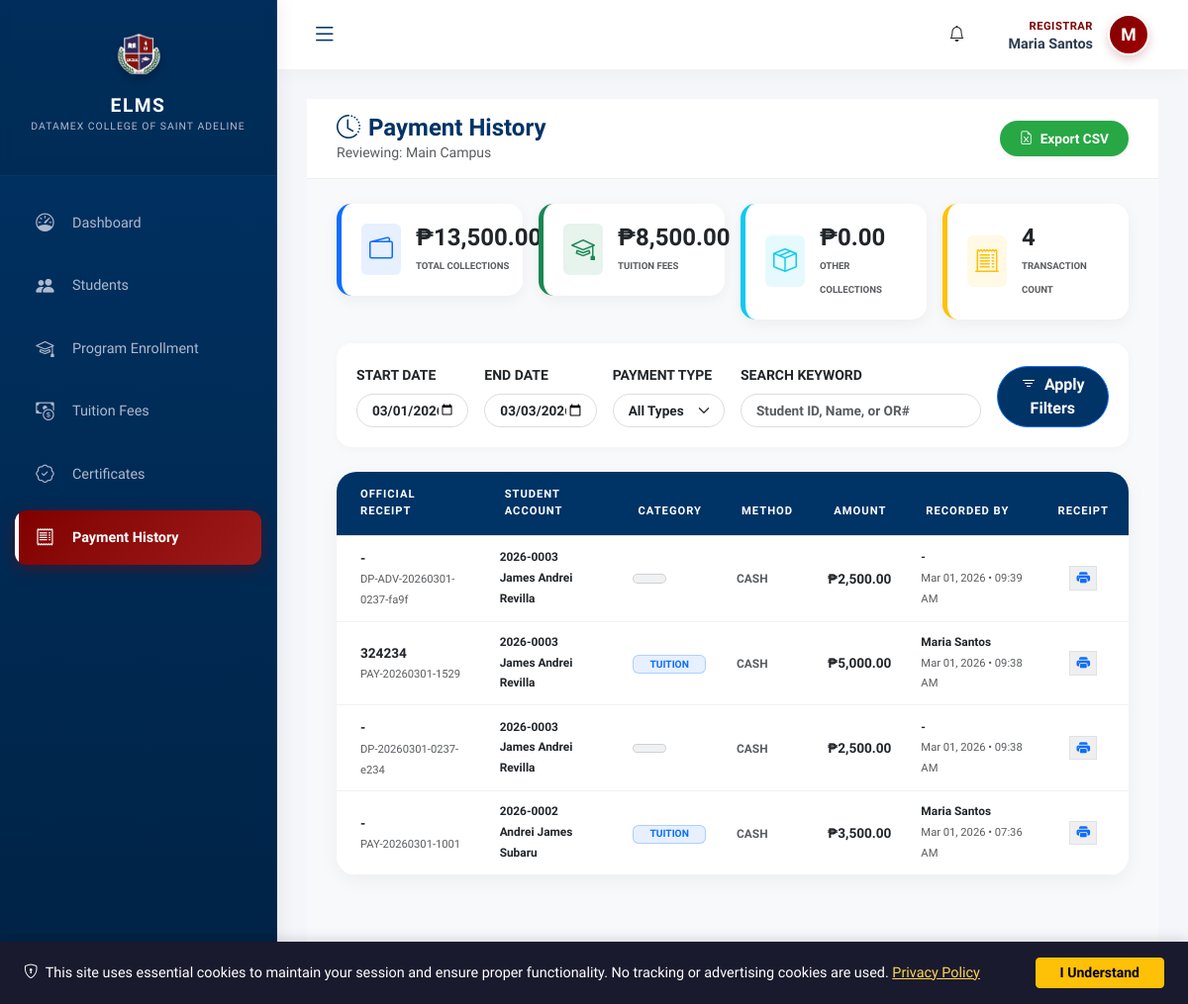
The app's page /modules/registrar/payment_history.php (signed in), older data.
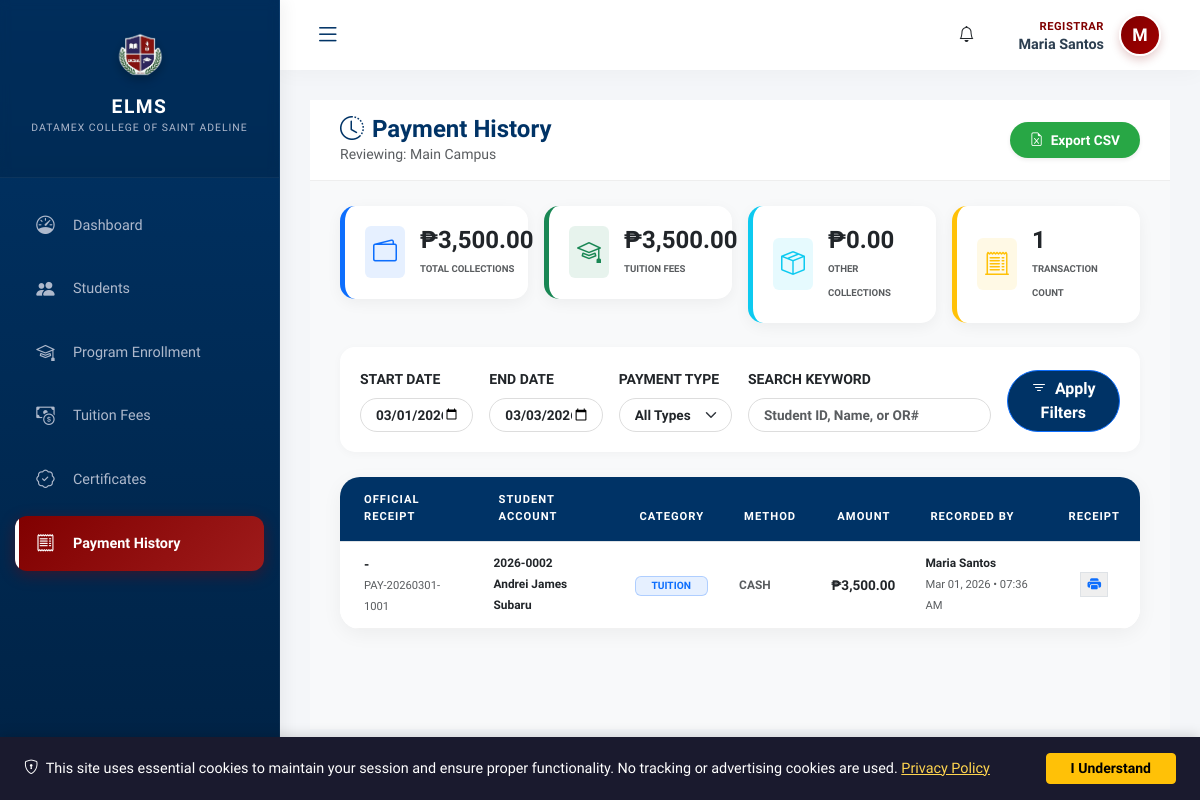
The same page, newer data.
### tables this page shows
CREATE TABLE `payments` (
  `id` int(10) UNSIGNED NOT NULL,
  `reference_no` varchar(50) DEFAULT NULL,
  `or_number` varchar(50) DEFAULT NULL,
  `student_id` int(10) UNSIGNED NOT NULL,
  `amount` decimal(10,2) NOT NULL,
  `payment_type` varchar(100) DEFAULT NULL,
  `other_type_description` varchar(255) DEFAULT NULL,
  `description` text DEFAULT NULL,
  `academic_year_id` int(10) UNSIGNED DEFAULT NULL,
  `semester` enum('1st','2nd','summer') DEFAULT NULL,
  `term` enum('prelim','midterm','prefinals','finals','full','downpayment') DEFAULT NULL,
  `branch_id` int(10) UNSIGNED DEFAULT NULL,
  `recorded_by` int(10) UNSIGNED DEFAULT NULL,
  `payment_method` enum('cash','bank_transfer','online','check') DEFAULT 'cash',
  `status` enum('pending','verified','rejected') DEFAULT 'pending',
  `verified_by` int(10) UNSIGNED DEFAULT NULL,
  `verified_at` datetime DEFAULT NULL,
  `rejection_reason` text DEFAULT NULL,
  `proof_file` varchar(255) DEFAULT NULL,
  `created_at` timestamp NOT NULL DEFAULT current_timestamp()
);

CREATE TABLE `students` (
  `user_id` int(10) UNSIGNED NOT NULL,
  `student_no` varchar(20) NOT NULL,
  `lrn` varchar(12) DEFAULT NULL,
  `course_id` int(10) UNSIGNED DEFAULT NULL,
  `program_type` enum('college','shs') DEFAULT NULL,
  `student_type` enum('regular','irregular','transferee') NOT NULL DEFAULT 'regular',
  `previous_school` varchar(255) DEFAULT NULL
);

### modules/registrar/payment_history.php (the view, shortened to what the changed rows need)
<?php
require_once '../../config/init.php';
$registrar_id = $_SESSION['user_id'];
$registrar_profile = $conn->query("SELECT branch_id FROM user_profiles WHERE user_id = $registrar_id")->fetch_assoc();
$branch_id = (int)($registrar_profile['branch_id'] ?? 0);
$start_date = $_GET['start_date'] ?? date('Y-m-01');
$end_date = $_GET['end_date'] ?? date('Y-m-d');
$where = "(p.branch_id = ? OR p.branch_id IS NULL)";
$params = [$branch_id];
$types = "i";
if ($start_date && $end_date) {
    $where .= " AND DATE(p.created_at) BETWEEN ? AND ?";
    $params[] = $start_date;
    $params[] = $end_date;
    $types .= "ss";
}
$summary_stmt = $conn->prepare("
    SELECT
        COUNT(*) as total_count,
        SUM(amount) as total_amount,
        SUM(CASE WHEN LOWER(payment_type) = 'tuition' THEN amount ELSE 0 END) as tuition_total,
        SUM(CASE WHEN LOWER(payment_type) != 'tuition' THEN amount ELSE 0 END) as other_total
    FROM payments p
    INNER JOIN students s ON p.student_id = s.user_id
    INNER JOIN user_profiles up ON s.user_id = up.user_id
    WHERE $where
");
$summary_stmt->bind_param($types, ...$params);
$summary_stmt->execute();
$summary = $summary_stmt->get_result()->fetch_assoc();
$payments_stmt = $conn->prepare("
    SELECT p.*, s.student_no,
           CONCAT(up.first_name, ' ', up.last_name) as student_name,
           CONCAT(rec.first_name, ' ', rec.last_name) as recorded_by_name,
           ay.year_name
    FROM payments p
    INNER JOIN students s ON p.student_id = s.user_id
    INNER JOIN user_profiles up ON s.user_id = up.user_id
    LEFT JOIN user_profiles rec ON p.recorded_by = rec.user_id
    LEFT JOIN academic_years ay ON p.academic_year_id = ay.id
    WHERE $where
    ORDER BY p.created_at DESC
");
$payments_stmt->bind_param($types, ...$params);
$payments_stmt->execute();
$payments = $payments_stmt->get_result();
include '../../includes/header.php';
?>
<link rel="stylesheet" href="css/payment_history.css">
<div class="body-scroll-part">
    <div class="row g-3 mb-4 animate__animated animate__fadeIn">
        <div class="col-md-3">
            <div class="finance-stat-card border-start border-primary border-5">
                <div><h4 class="mb-0 fw-bold">₱<?php echo number_format($summary['total_amount'] ?? 0, 2); ?></h4><small class="text-muted text-uppercase fw-bold" style="font-size:0.6rem;">Total Collections</small></div>
            </div>
        </div>
        <div class="col-md-3">
            <div class="finance-stat-card border-start border-success border-5">
                <div><h4 class="mb-0 fw-bold">₱<?php echo number_format($summary['tuition_total'] ?? 0, 2); ?></h4><small class="text-muted text-uppercase fw-bold" style="font-size:0.6rem;">Tuition Fees</small></div>
            </div>
        </div>
        <div class="col-md-3">
            <div class="finance-stat-card border-start border-warning border-5">
                <div><h4 class="mb-0 fw-bold"><?php echo number_format($summary['total_count'] ?? 0); ?></h4><small class="text-muted text-uppercase fw-bold" style="font-size:0.6rem;">Transaction Count</small></div>
            </div>
        </div>
    </div>
    <div class="main-card-modern animate__animated animate__fadeInUp">
        <div class="table-responsive">
            <table class="table table-hover table-modern align-middle mb-0" id="paymentsTable">
                <thead>
                    <tr>
                        <th class="ps-4">Official Receipt</th>
                        <th>Student Account</th>
                        <th>Category</th>
                        <th>Method</th>
                        <th class="text-end">Amount</th>
                        <th>Recorded By</th>
                        <th class="text-center">Receipt</th>
                    </tr>
                </thead>
                <tbody>
                    <?php if ($payments->num_rows == 0): ?>
                        <tr><td colspan="7" class="text-center py-5 text-muted">No matching transaction records found.</td></tr>
                    <?php else: while ($p = $payments->fetch_assoc()):
                        $type_lower = strtolower($p['payment_type'] ?? 'other');
                        $type_colors = ['tuition' => 'primary', 'other' => 'secondary'];
                        $color = $type_colors[$type_lower] ?? 'secondary';
                    ?>
                    <tr>
                        <td class="ps-4">
                            <div class="fw-bold text-dark"><?php echo htmlspecialchars($p['or_number'] ?? '-'); ?></div>
                            <small class="text-muted" style="font-size:0.7rem;"><?php echo $p['reference_no']; ?></small>
                        </td>
                        <td>
                            <div class="fw-bold text-maroon small"><?php echo htmlspecialchars($p['student_no']); ?></div>
                            <small class="text-dark fw-semibold"><?php echo htmlspecialchars($p['student_name']); ?></small>
                        </td>
                        <td>
                            <span class="badge bg-<?php echo $color; ?> bg-opacity-10 text-<?php echo $color; ?> border border-<?php echo $color; ?> border-opacity-25 px-3">
                                <?php echo strtoupper($p['payment_type']); ?>
                            </span>
                        </td>
                        <td><small class="text-muted fw-bold"><?php echo strtoupper($p['payment_method']); ?></small></td>
                        <td class="text-end fw-bold text-blue">₱<?php echo number_format($p['amount'], 2); ?></td>
                        <td>
                            <div class="small fw-bold text-dark"><?php echo htmlspecialchars($p['recorded_by_name'] ?? '-'); ?></div>
                            <small class="text-muted" style="font-size:0.7rem;"><?php echo date('M d, Y • h:i A', strtotime($p['created_at'])); ?></small>
                        </td>
                        <td class="text-center">
                            <button class="action-btn-circle text-primary border" onclick="printReceipt(<?php echo $p['id']; ?>)">
                                <i class="bi bi-printer-fill"></i>
                            </button>
                        </td>
                    </tr>
                    <?php endwhile; endif; ?>
                </tbody>
            </table>
        </div>
    </div>
</div>
<?php include '../../includes/footer.php'; ?>
</body>
</html>

Row changes from the older to the newer data that the page shows:
removed payments: or_number "-", reference_no "DP-ADV-20260301-0237-fa9f", student.student_no "2026-0003", student_name "James Andrei Revilla", payment_method "CASH", amount "2,500.00", recorded_by_name "-", created_at "Mar 01, 2026 • 09:39 AM"
removed payments: or_number "324234", reference_no "PAY-20260301-1529", student.student_no "2026-0003", student_name "James Andrei Revilla", payment_type "TUITION", payment_method "CASH", amount "5,000.00", recorded_by_name "Maria Santos", created_at "Mar 01, 2026 • 09:38 AM"
removed payments: or_number "-", reference_no "DP-20260301-0237-e234", student.student_no "2026-0003", student_name "James Andrei Revilla", payment_method "CASH", amount "2,500.00", recorded_by_name "-", created_at "Mar 01, 2026 • 09:38 AM"
Text that changed along with them:
$summary['total_amount']: "13,500.00" → "3,500.00"
$summary['tuition_total']: "8,500.00" → "3,500.00"
$summary['total_count']: "4" → "1"
